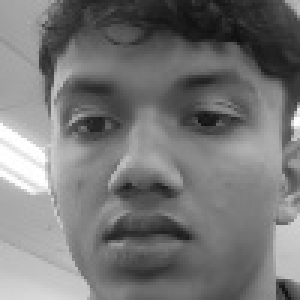
#> input picture faces/Akash/0000.jpg, 100 x 100 px, given in place of the camera (shown 3 times larger)
$ python color_identifier.py
#> lines starting #> are read from the running program, lines starting #| are printed output that depends on the picture; after the words box and inside, x2 and y2 are one past the last pixel; in counts of white or black regions, pixels touching at a corner belong together
import cv2
import numpy as np
import os
import json
import time

FACES_DIR = "faces"
MODEL_PATH = os.path.join(FACES_DIR, "model.yml")
LABELS_PATH = os.path.join(FACES_DIR, "labels.json")
FACE_SIZE = (100, 100)
CONFIDENCE_THRESHOLD = 70   # LBPH: lower = better match
DETECT_EVERY_N = 5          # run face detection every N frames

STATE_LOGIN = "login"
STATE_WELCOME = "welcome"
STATE_COLOR_ID = "color_id"

mouse_x, mouse_y = -1, -1

face_cascade = cv2.CascadeClassifier(
    cv2.data.haarcascades + "haarcascade_frontalface_default.xml"
)


# ── Mouse callback ─────────────────────────────────────────────────────────────

def on_mouse(event, x, y, flags, param):
    global mouse_x, mouse_y
    mouse_x, mouse_y = x, y


# ── Face model ─────────────────────────────────────────────────────────────────

def load_face_model():
    if not os.path.exists(MODEL_PATH) or not os.path.exists(LABELS_PATH):
        return None, {}
    recognizer = cv2.face.LBPHFaceRecognizer_create()
    recognizer.read(MODEL_PATH)
    with open(LABELS_PATH) as f:
        labels = {int(k): v for k, v in json.load(f).items()}
    return recognizer, labels


# [11 lines left out: function detect_and_recognize, not called in this run]


# ── Color detection ────────────────────────────────────────────────────────────

def get_color_name(h, s, v):
    if v < 30:
        return "Black"
    if v < 60 and s < 50:
        return "Dark Gray"
    if s < 35:
        if v > 220:
            return "White"
        if v > 185:
            return "Light Gray"
        if v > 110:
            return "Gray"
        return "Dark Gray"

    if 10 <= h <= 25 and s > 60 and v < 80:
        return "Dark Brown"
    if 8 <= h <= 25 and 60 < s <= 160 and 80 <= v < 160:
        return "Brown"
    if 10 <= h <= 30 and 30 < s <= 100 and v >= 150:
        return "Beige"
    if 8 <= h <= 25 and s > 160 and 80 <= v < 160:
        return "Chocolate"

    red_hue = h <= 10 or h >= 165
    if red_hue:
        if s > 180 and v < 90:
            return "Maroon"
        if s > 150 and v > 160:
            return "Red"
        if s > 100 and v > 100:
            return "Dark Red"
        if s <= 150 and v > 160:
            return "Pink"
        if s <= 100 and v > 140:
            return "Light Pink"
        return "Red"

    if 10 < h <= 14:
        if s > 180 and v > 150:
            return "Orange Red"
        if s > 100 and v > 120:
            return "Coral"
        if 80 < s <= 180 and v > 150:
            return "Salmon"

    if 14 < h <= 25:
        if s > 200 and v > 180:
            return "Orange"
        if s > 150 and v > 140:
            return "Dark Orange"
        if 80 < s <= 200 and v > 160:
            return "Peach"

    if 25 < h <= 33:
        if s > 180 and v > 180:
            return "Yellow"
        if s > 120 and 100 <= v <= 200:
            return "Gold"
        if s <= 120 and v > 160:
            return "Cream"

    if 33 < h <= 48:
        if v < 120:
            return "Olive"
        if s > 150:
            return "Yellow Green"
        return "Light Olive"

    if 48 < h <= 85:
        if s > 180 and v > 180:
            return "Lime Green"
        if v < 80:
            return "Dark Green"
        if v < 140 and s > 100:
            return "Forest Green"
        if s < 100 and v > 160:
            return "Mint"
        return "Green"

    if 85 < h <= 100:
        if v < 120:
            return "Teal"
        if s > 150:
            return "Cyan"
        return "Light Cyan"

    if 100 < h <= 115:
        if s < 120 and v > 180:
            return "Sky Blue"
        if v < 100:
            return "Navy Blue"
        if s > 180:
            return "Azure"
        return "Light Blue"

    if 115 < h <= 130:
        if v < 100:
            return "Dark Blue"
        if s > 180 and v > 150:
            return "Blue"
        if s > 120:
            return "Royal Blue"
        return "Steel Blue"

    if 130 < h <= 145:
        if v < 100:
            return "Dark Indigo"
        return "Indigo"

    if 145 < h <= 158:
        if s < 120 and v > 160:
            return "Lavender"
        if v < 100:
            return "Dark Purple"
        return "Purple"

    if 158 < h <= 168:
        if s > 180 and v > 160:
            return "Magenta"
        if s > 100 and v > 140:
            return "Violet"
        if s < 120:
            return "Lavender"
        return "Purple"

    if 168 < h <= 179:
        if s > 180 and v > 180:
            return "Hot Pink"
        if s > 100 and v > 150:
            return "Deep Pink"
        return "Pink"

    return "Unknown"


def hsv_to_bgr(h, s, v):
    pixel = np.uint8([[[h, s, v]]])
    bgr = cv2.cvtColor(pixel, cv2.COLOR_HSV2BGR)
    return int(bgr[0][0][0]), int(bgr[0][0][1]), int(bgr[0][0][2])


# ── Drawing helpers ────────────────────────────────────────────────────────────

# [37 lines left out: functions draw_login_screen, draw_welcome_screen, not called in this run]


def draw_color_overlay(frame, cx, cy, color_name, hex_str, r, g, b, swatch_bgr, username):
    panel = frame.copy()
    cv2.rectangle(panel, (10, 10), (330, 140), (20, 20, 20), -1)
    cv2.addWeighted(panel, 0.65, frame, 0.35, 0, frame)

    sw_b, sw_g, sw_r = swatch_bgr
    cv2.rectangle(frame, (22, 22), (90, 90), (sw_b, sw_g, sw_r), -1)
    cv2.rectangle(frame, (22, 22), (90, 90), (220, 220, 220), 1)

    cv2.putText(frame, color_name, (100, 50),
                cv2.FONT_HERSHEY_SIMPLEX, 0.85, (255, 255, 255), 2, cv2.LINE_AA)
    cv2.putText(frame, hex_str, (100, 76),
                cv2.FONT_HERSHEY_SIMPLEX, 0.58, (180, 180, 180), 1, cv2.LINE_AA)
    cv2.putText(frame, f"RGB  {r}, {g}, {b}", (100, 98),
                cv2.FONT_HERSHEY_SIMPLEX, 0.5, (150, 150, 150), 1, cv2.LINE_AA)

    hint = f"Logged in: {username}  |  Move mouse to sample  |  Q to quit"
    cv2.putText(frame, hint, (12, 132),
                cv2.FONT_HERSHEY_SIMPLEX, 0.36, (110, 110, 110), 1, cv2.LINE_AA)

    # Crosshair
    for dx1, dx2, dy1, dy2 in [(-14, -4, 0, 0), (4, 14, 0, 0), (0, 0, -14, -4), (0, 0, 4, 14)]:
        cv2.line(frame, (cx+dx1, cy+dy1), (cx+dx2, cy+dy2), (0, 0, 0), 3)
        cv2.line(frame, (cx+dx1, cy+dy1), (cx+dx2, cy+dy2), (255, 255, 255), 1)

    cv2.circle(frame, (cx, cy), 3, (sw_b, sw_g, sw_r), -1)
    cv2.circle(frame, (cx, cy), 3, (255, 255, 255), 1)


# ── Main ───────────────────────────────────────────────────────────────────────

def main():
    recognizer, labels = load_face_model()
    skip_login = recognizer is None
    if skip_login:
        print("No face model found. Run enroll.py to register. Starting without login.")

    cap = cv2.VideoCapture(0)
    if not cap.isOpened():
        print("Error: Could not open webcam.")
        return

    win = "Color Identifier"
    cv2.namedWindow(win)
    cv2.setMouseCallback(win, on_mouse)

    state = STATE_COLOR_ID if skip_login else STATE_LOGIN
    logged_in_user = "Guest" if skip_login else None
    welcome_start = None
    frame_count = 0
    last_face_results = []
    status_text = "Look at the camera to log in"
    status_color = (180, 180, 180)
    sample_radius = 6

    while True:
        ret, frame = cap.read()
#> frame is the input picture: shape (100, 100, 3); min 14, max 255, mean 119.1
        if not ret:
            print("Error: Failed to read frame.")
            break

        frame = cv2.flip(frame, 1)
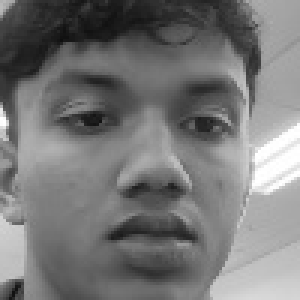
#> frame: shape (100, 100, 3) (shown 3 times larger); min 14, max 255, mean 119.1
        h_frame, w_frame = frame.shape[:2]
#> h_frame = 100; w_frame = 100
        frame_count += 1

        # ── Login state ──────────────────────────────────────────────────────
        if state == STATE_LOGIN:
            gray = cv2.cvtColor(frame, cv2.COLOR_BGR2GRAY)

            if frame_count % DETECT_EVERY_N == 0:
                last_face_results = detect_and_recognize(gray, recognizer, labels)
                recognized = [(x, y, w, h, n, c) for (x, y, w, h, n, c) in last_face_results if n != "Unknown"]
                if recognized:
                    _, _, _, _, name, _ = recognized[0]
                    logged_in_user = name
                    state = STATE_WELCOME
                    welcome_start = time.time()
                elif last_face_results:
                    status_text = "Face detected — not recognized"
                    status_color = (0, 100, 255)
                else:
                    status_text = "Look at the camera to log in"
                    status_color = (180, 180, 180)

            draw_login_screen(frame, last_face_results, status_text, status_color)

        # ── Welcome state ────────────────────────────────────────────────────
        elif state == STATE_WELCOME:
            draw_welcome_screen(frame, logged_in_user)
            if time.time() - welcome_start > 2.5:
                state = STATE_COLOR_ID

        # ── Color ID state ───────────────────────────────────────────────────
        elif state == STATE_COLOR_ID:
            cx = mouse_x if 0 <= mouse_x < w_frame else w_frame // 2
#> cx = 50
            cy = mouse_y if 0 <= mouse_y < h_frame else h_frame // 2
#> cy = 50

            y1 = max(0, cy - sample_radius)
#> y1 = 44
            y2 = min(h_frame, cy + sample_radius)
#> y2 = 56
            x1 = max(0, cx - sample_radius)
#> x1 = 44
            x2 = min(w_frame, cx + sample_radius)
#> x2 = 56
            roi = frame[y1:y2, x1:x2]

            if roi.size == 0:
                cv2.imshow(win, frame)
                if cv2.waitKey(1) & 0xFF == ord('q'):
                    break
                continue

            hsv_roi = cv2.cvtColor(roi, cv2.COLOR_BGR2HSV)
            h_med = int(np.median(hsv_roi[:, :, 0]))
#> h_med = 0
            s_med = int(np.median(hsv_roi[:, :, 1]))
#> s_med = 0
            v_med = int(np.median(hsv_roi[:, :, 2]))
#> v_med = 152

            color_name = get_color_name(h_med, s_med, v_med)
#> color_name = 'Gray'
            swatch_bgr = hsv_to_bgr(h_med, s_med, v_med)
#> in hsv_to_bgr, `pixel = np.uint8([[[h, s, v]]])`: pixel = [[0, 0, 152]]
#> in hsv_to_bgr, `bgr = cv2.cvtColor(pixel, cv2.COLOR_HSV2BGR)`: bgr = [[152, 152, 152]]
#> swatch_bgr = (152, 152, 152)

            bgr_median = np.median(roi.reshape(-1, 3), axis=0).astype(int)
#> bgr_median = [152, 152, 152]
            b_val, g_val, r_val = int(bgr_median[0]), int(bgr_median[1]), int(bgr_median[2])
#> b_val = 152; g_val = 152; r_val = 152
            hex_str = f"#{r_val:02X}{g_val:02X}{b_val:02X}"
#> hex_str = '#989898'

            draw_color_overlay(frame, cx, cy, color_name, hex_str,
                               r_val, g_val, b_val, swatch_bgr, logged_in_user)
#> in draw_color_overlay, `cv2.rectangle(panel, (10, 10), (330, 140), (20, 20, 20), -1)`:
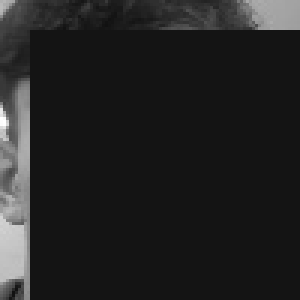
#> panel: shape (100, 100, 3) (shown 3 times larger); min 17, max 255, mean 34.3
#> in draw_color_overlay, `cv2.addWeighted(panel, 0.65, frame, 0.35, 0, frame)`:
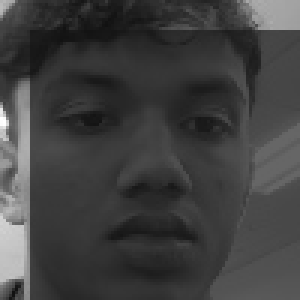
#> frame: shape (100, 100, 3) (shown 3 times larger); min 17, max 255, mean 64
#> in draw_color_overlay, `sw_b, sw_g, sw_r = swatch_bgr`: sw_b = 152
#> in draw_color_overlay, `cv2.rectangle(frame, (22, 22), (90, 90), (sw_b, sw_g, sw_r), -1)`:
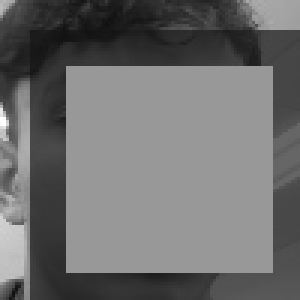
#> frame: shape (100, 100, 3) (shown 3 times larger); min 17, max 255, mean 110
#> in draw_color_overlay, `cv2.rectangle(frame, (22, 22), (90, 90), (220, 220, 220), 1)`:
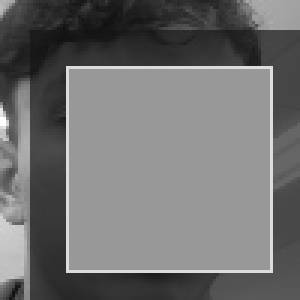
#> frame: shape (100, 100, 3) (shown 3 times larger); 2.72% of pixels changed, all inside (x1, y1, x2, y2) = (22, 22, 91, 91)
#> after the loop in draw_color_overlay, `for dx1, dx2, dy1, dy2 in [(-14, -4, 0, 0), (4, 14, 0, 0), (0, 0, -14,..`:
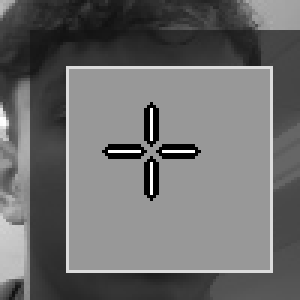
#> frame: shape (100, 100, 3) (shown 3 times larger); 2.52% of pixels changed, all inside (x1, y1, x2, y2) = (34, 34, 67, 67)
#> in draw_color_overlay, `cv2.circle(frame, (cx, cy), 3, (sw_b, sw_g, sw_r), -1)`: frame: shape (100, 100, 3); 0.08% of pixels changed, all inside (x1, y1, x2, y2) = (47, 47, 54, 54)
#> in draw_color_overlay, `cv2.circle(frame, (cx, cy), 3, (255, 255, 255), 1)`:
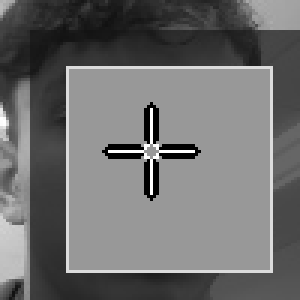
#> frame: shape (100, 100, 3) (shown 3 times larger); min 0, max 255, mean 109.4

        cv2.imshow(win, frame)
        if cv2.waitKey(1) & 0xFF == ord('q'):
#> (key q is pressed here)
            break

    cap.release()
    cv2.destroyAllWindows()


if __name__ == "__main__":
    main()

$ run again, on faces/Akash/0002.jpg
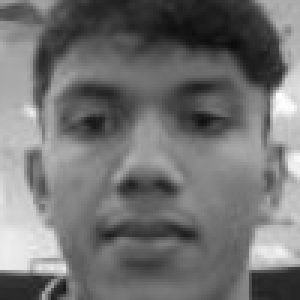
#> input picture faces/Akash/0002.jpg, 100 x 100 px, given in place of the camera (shown 3 times larger)
#> in main, frame is the input picture: shape (100, 100, 3); min 11, max 255, mean 114.2
#> h_med = 0
#> v_med = 155
#> color_name = 'Gray'
#> pixel = [[0, 0, 155]]
#> bgr = [[155, 155, 155]]
#> swatch_bgr = (155, 155, 155)
#> bgr_median = [155, 155, 155]
#> b_val = 155
#> hex_str = '#9B9B9B'
#> in draw_color_overlay, `cv2.addWeighted(panel, 0.65, frame, 0.35, 0, frame)`:
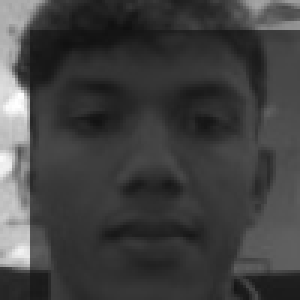
#> frame: shape (100, 100, 3) (shown 3 times larger); min 16, max 255, mean 64.4
#> sw_b = 155
#> in draw_color_overlay, `cv2.circle(frame, (cx, cy), 3, (255, 255, 255), 1)`:
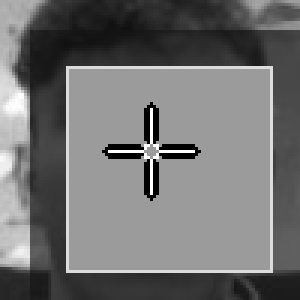
#> frame: shape (100, 100, 3) (shown 3 times larger); min 0, max 255, mean 112.2
